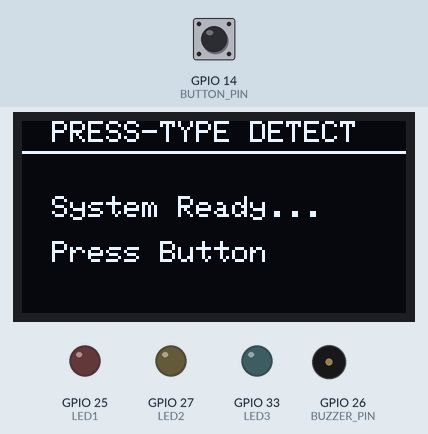
Simulated run of this program. Board: ESP32. On the bench: 128×64 one-colour display, output pins drawn as LEDs (lit = HIGH), buzzer (waves = sounding). Inputs (shaded band) come from the test bench; at power-on: GPIO 14 (BUTTON_PIN) HIGH. What the program prints to the serial monitor is not drawn.

Above: at 2.7 s.
2.8 s: GPIO 14 (BUTTON_PIN) pulled LOW for 3.2 s
At 7.2 s:
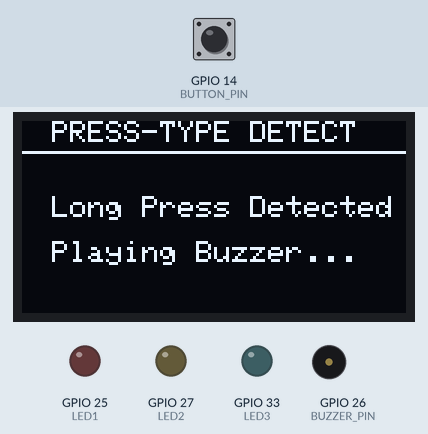
8.0 s: GPIO 14 (BUTTON_PIN) pulled LOW for 0.15 s
At 9.1 s:
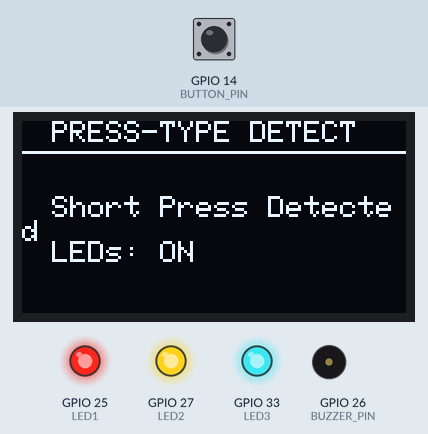
9.6 s: GPIO 14 (BUTTON_PIN) pulled LOW for 1 s
At 11.5 s:
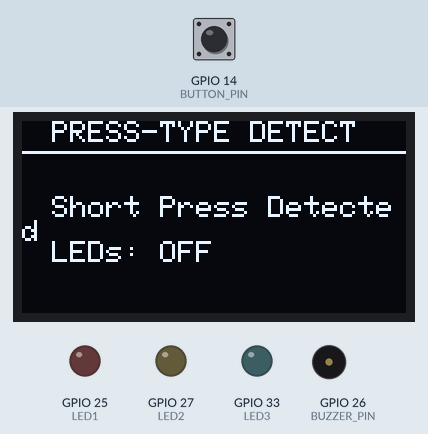
Timing chart, 0 to 13.0 s (numbered marks = the images above; inputs shaded):
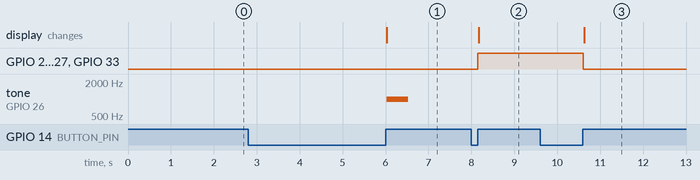

The program:

main.cpp
```cpp
#include <Wire.h>
#include <Adafruit_GFX.h>
#include <Adafruit_SSD1306.h>

// --- OLED Configuration ---
#define SCREEN_WIDTH 128
#define SCREEN_HEIGHT 64
#define OLED_ADDR 0x3C
Adafruit_SSD1306 display(SCREEN_WIDTH, SCREEN_HEIGHT, &Wire, -1);

// --- Pin Configuration ---
#define LED1 25
#define LED2 27
#define LED3 33
#define BUZZER_PIN 26
#define BUTTON_PIN 14

// --- Variables ---
bool ledState = false;               // Stores ON/OFF state for all LEDs
unsigned long pressStart = 0;        // Time when button was pressed
bool isPressed = false;              // Flag to track button press
const unsigned long longPressTime = 1500;  // 1.5s threshold for long press

// --- Function to display header and message on OLED ---
void showOnOLED(const String &line1, const String &line2 = "") {
  display.clearDisplay();

  // Header area
  display.setTextSize(1);
  display.setTextColor(SSD1306_WHITE);
  display.setCursor(10, 0);
  display.println("PRESS-TYPE DETECT");
  display.drawLine(0, 10, 127, 10, SSD1306_WHITE); // underline

  // Main message
  display.setCursor(10, 25);
  display.println(line1);
  if (line2 != "") {
    display.setCursor(10, 40);
    display.println(line2);
  }

  display.display();
}

void setup() {
  Serial.begin(115200);

  // --- Pin Modes ---
  pinMode(LED1, OUTPUT);
  pinMode(LED2, OUTPUT);
  pinMode(LED3, OUTPUT);
  pinMode(BUZZER_PIN, OUTPUT);
  pinMode(BUTTON_PIN, INPUT_PULLUP);  // Button active LOW

  // --- Initialize OLED ---
  Wire.begin(21, 22);
  if (!display.begin(SSD1306_SWITCHCAPVCC, OLED_ADDR)) {
    Serial.println("OLED not found!");
    while (true);
  }

  // --- Startup Screen ---
  showOnOLED("System Ready...", "Press Button");
  delay(1500);

  // Turn off LEDs and Buzzer initially
  digitalWrite(LED1, LOW);
  digitalWrite(LED2, LOW);
  digitalWrite(LED3, LOW);
  digitalWrite(BUZZER_PIN, LOW);
}

void loop() {
  int buttonState = digitalRead(BUTTON_PIN);

  // --- Detect button press start ---
  if (buttonState == LOW && !isPressed) {
    isPressed = true;
    pressStart = millis();
  }

  // --- Detect button release ---
  if (buttonState == HIGH && isPressed) {
    unsigned long pressDuration = millis() - pressStart;
    isPressed = false;

    if (pressDuration < longPressTime) {
      // --- SHORT PRESS ACTION: Toggle LEDs ---
      ledState = !ledState;
      digitalWrite(LED1, ledState);
      digitalWrite(LED2, ledState);
      digitalWrite(LED3, ledState);

      showOnOLED("Short Press Detected", ledState ? "LEDs: ON" : "LEDs: OFF");
      Serial.println(ledState ? "LEDs ON" : "LEDs OFF");

    } else {
      // --- LONG PRESS ACTION: Buzzer Tone ---
      showOnOLED("Long Press Detected", "Playing Buzzer...");
      tone(BUZZER_PIN, 1000, 500);  // 1kHz for 0.5s
      Serial.println("Buzzer Tone Played");
    }

    delay(300); // Small delay to avoid flicker
  }
}
```

Measured:
- after the input at 2.8 s, tone on GPIO 26 (BUZZER_PIN): silent → 1000 Hz after 3.2 s, → silent 0.50 s later; the display: changes after 3.2 s (image 1)
- after the input at 8.0 s, GPIO 25 (LED1), GPIO 27 (LED2), GPIO 33 (LED3): LOW → HIGH after 0.15 s; the display: changes after 0.18 s (image 2)
- after the input at 9.6 s, GPIO 25 (LED1), GPIO 27 (LED2), GPIO 33 (LED3): HIGH → LOW after 1.0 s; the display: changes after 1.0 s (image 3)
